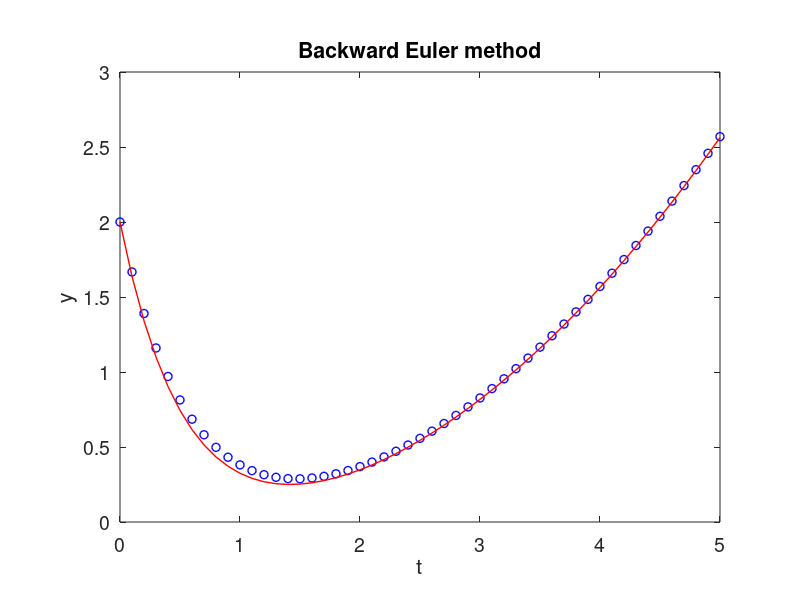

Reproduce this figure in MATLAB. (Note: this script raises an error after producing the figure.)
%
% This code uses the backward Euler method to solve y'=-a*y+0.25*t^2
% from t=0 to t=5 with a=2. Then it plots the numerical solution
%
clear
clf reset
axes('position',[0.15,0.13,0.75,0.75])
%
a=2;
y0=2;
h=0.1;
%
n=5/h;
t=[0:n]*h;
y=zeros(1,n+1);
y(1)=y0;
%
for j=1:n,
  y(j+1)=(y(j)+h*0.25*t(j+1)^2)/(1+h*a);
end
y_ext=exp(-a*t)*y0+1/(4*a)*t.^2-1/(2*a^2)*t+1/(2*a^3)*(1-exp(-a*t));
%
plot(t,y,'bo','linewidth',1.0)
hold on
plot(t,y_ext,'r-','linewidth',1.0)
%
set(gca,'fontsize',14)
axis([0,5,0,3])
set(gca,'xtick',[0:1:5])
set(gca,'ytick',[0:0.5:3])
xlabel('t')
ylabel('y')
title('Backward Euler method')
legend('Numerical solution', 'Exact solution',2)
%
%
